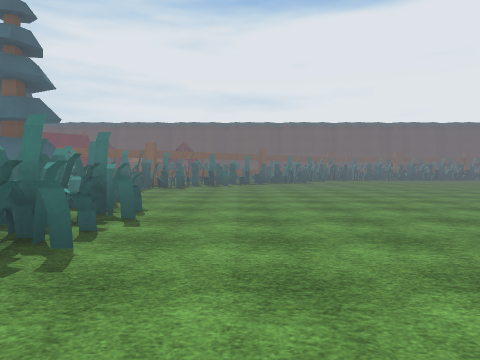
View 1 (above)

24 first-person views from a walk through a 3-D level made in the Unity game engine. The camera is 1.4 m above the floor, tilts 2° down and sees 70° across. The floor is counted in squares, 2 m on a side. Each view is taken from the middle of a square. On the plan, view 1 faces up. The plan holds only what a view shows up to about 11 squares ahead; the rest is blank. The place goes on beyond the plan. The player character is not drawn. Some animated figures are not drawn. Surface patterns are stand-ins for the level's own textures.

View 2
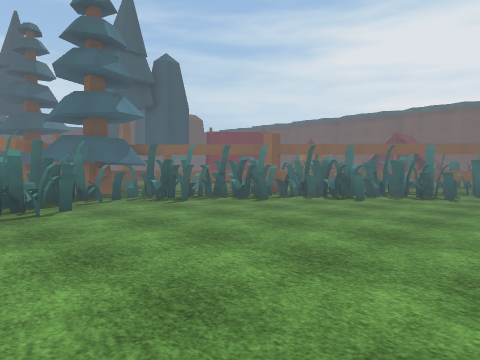

View 3
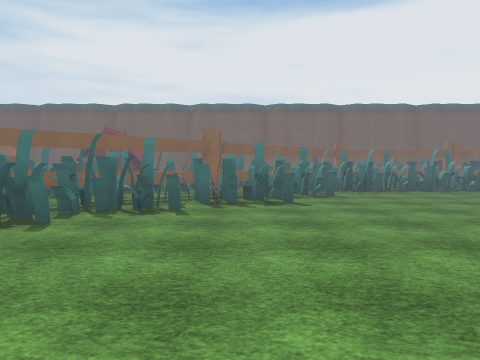

View 4
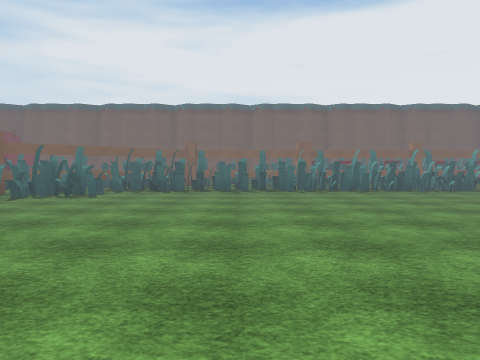

View 5
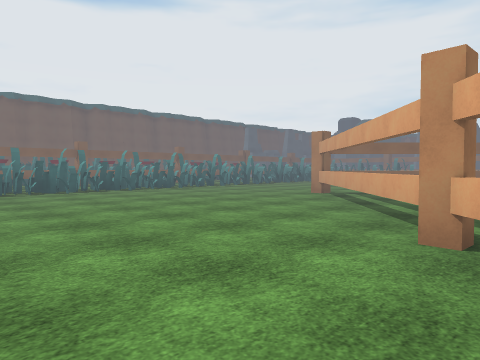

View 6
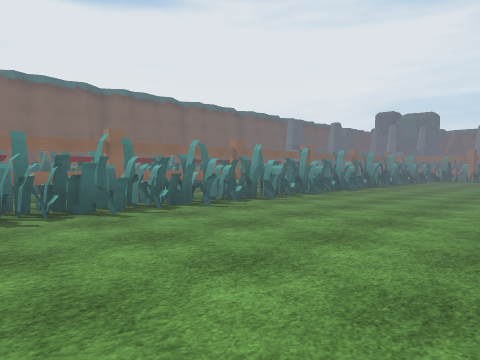

View 7
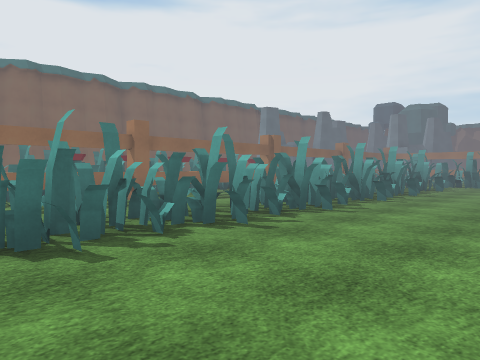

View 8
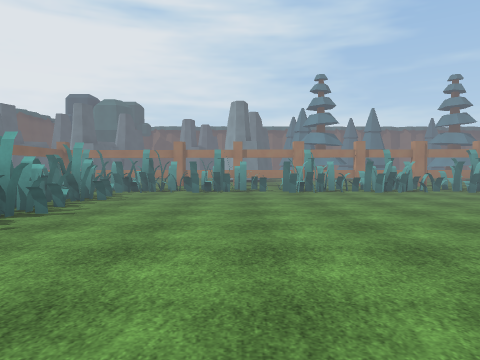

View 9
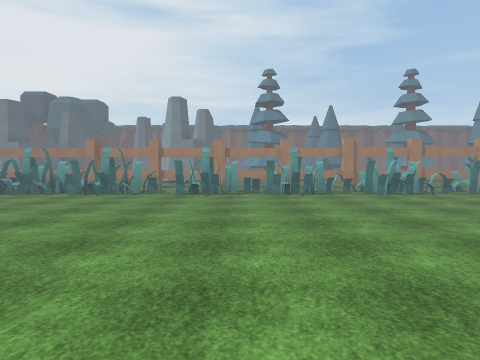

View 10
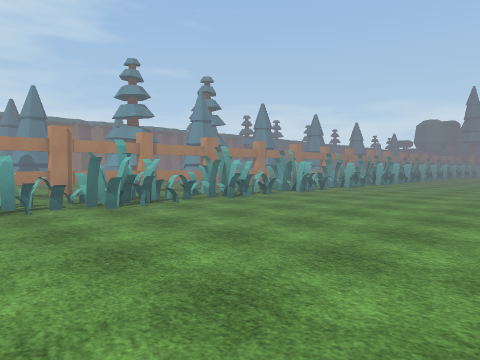

View 11
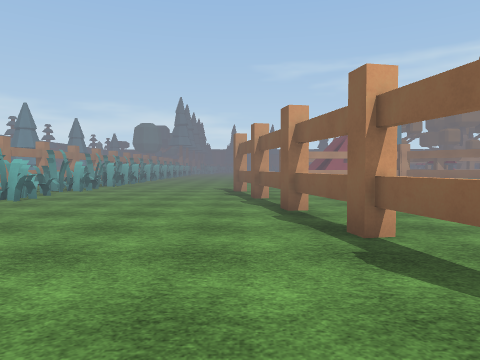

View 12
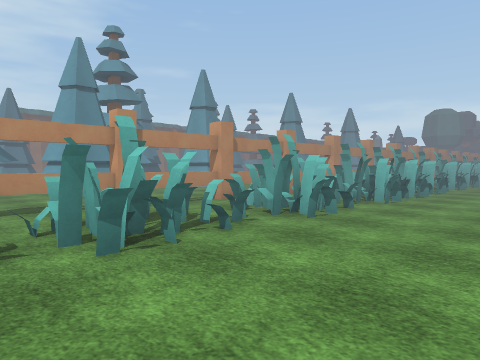

View 13
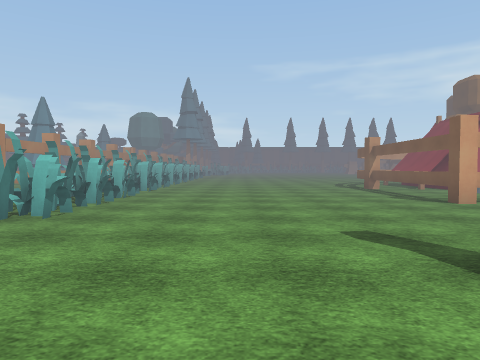

View 14
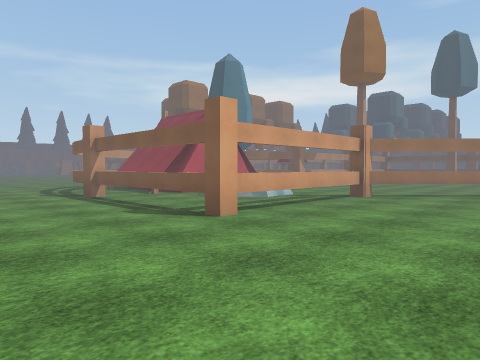

View 15
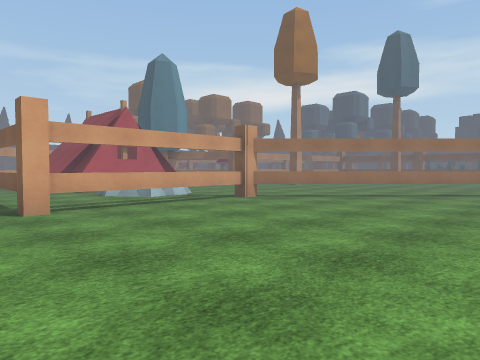

View 16
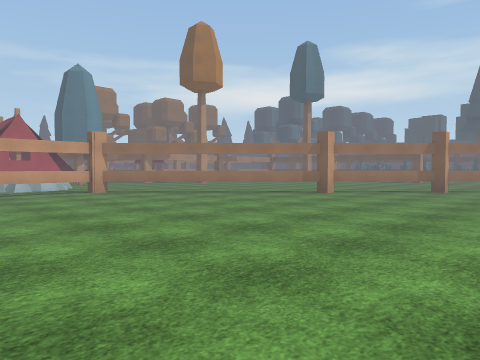

View 17
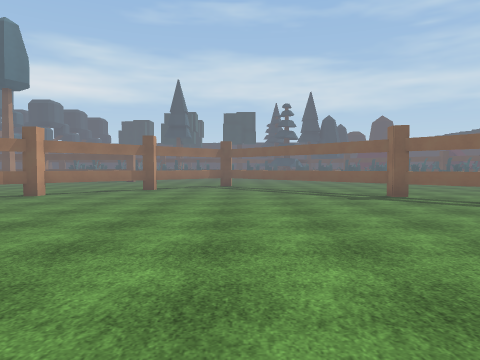

View 18
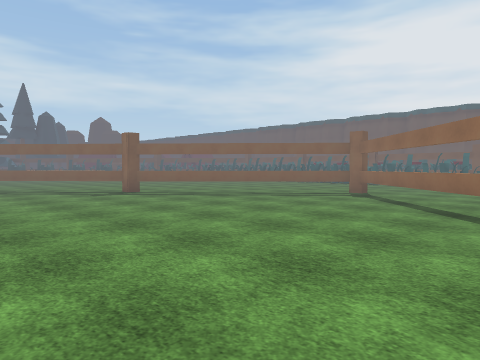

View 19
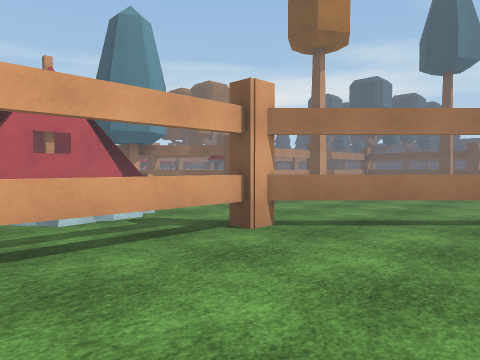

View 20
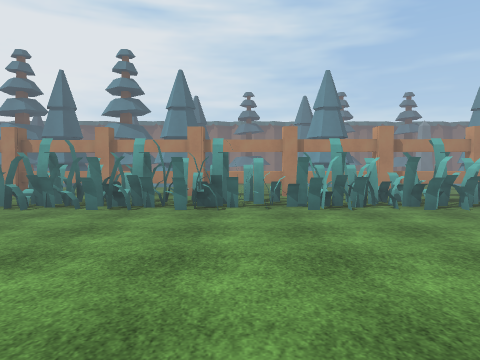

View 21
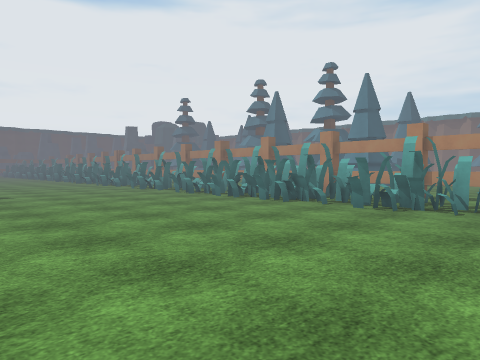

View 22
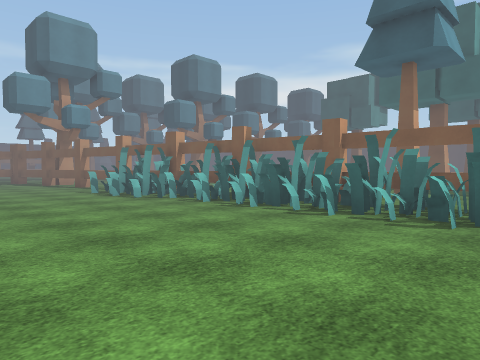

View 23
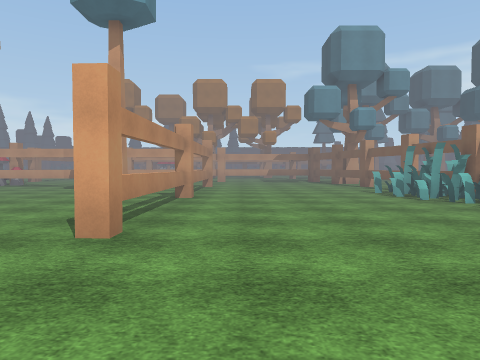

View 24
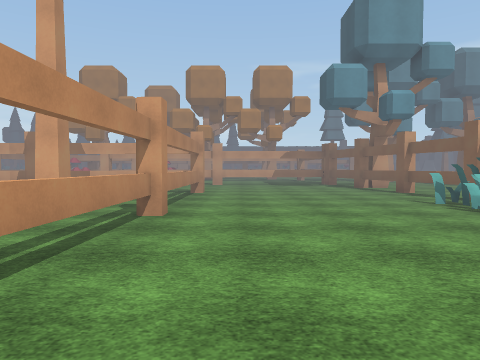

### Floor plan
Key: @ floor where view 1 was taken; # wall or solid block; x gap in a wall; . floor; = window, fence, low wall or low ledge; T pine tree; R rock; H thing the floor can be seen under or through; E tent; A tree; O other object.
Columns run from 6 left of view 1 to 34 right of it. Each row starts with its distance up from view 1.
 22                                     O
 21      OO    OOOOOOOOOOOOOOOOOOOOOO OOOO
 20    OO O O#OOOOOOOOOOOOOOOOOOOOOOOOOOOO
 19   ROO O##OO.OOOO.O.O.OOO.O.OOO.OOOOOOO
 18   ROO ##OOO.........................OO
 17   OOO##OOO..........................OO
 16   OO##OOOO..........................OO
 15    ##OOO..............................
 14   ##OO..................==..........OO
 13  #OOOO.................=xx=.........OO
 12 ##OOO................#=#..H=........OO
 11 TTO.................#=.....H=.......OO #
 10 #TOO...............##.......  ......O....
  9 OOO.......... . ..##.........=......OO.#.
  8 OOOO.........    ##..........==.....OO.=
  7  OOO........     #............#......O.#
  6   OOO......      .............=.....OO.=
  5    OO......      .............#......O.=
  4    OO.....      =.............=.....OO.=.
  3   #OO......     ##............##....OO.=.
  2  .#OO.......     #=............=....OO.#
  1 TT#OO.......     .##H..........#....OO.=.
  0   #OO.@....=.    ...=H..............OO.#.
 -1   OOO.....=#..   ....=H.............OO.=.
 -2   O#O.....=...     ...=H............OO =
 -3    OOO....=....    ....=H...........OO =
 -4    OOO....#.....   .....H====.......OO.=
 -5    OOO....=.A...    ........ =......OO.#
 -6    O#O....=.  ...      .OOO..=......OO.=
 -7     =.....=.   ..         O..=......OO.#.
 -8    .=.....=.           EEEEE.=......OO.=.
 -9    .#.....#====#=   =  EE EE.=......OO.=
-10     =.......        #=A E EE##....   O =

Where each view was taken, in squares from view 1:
view 1: 0 up, 0 right, facing up
view 2: 6 up, 3 right, facing up-left
view 3: 9 up, 2 right, facing up
view 4: 9 up, 8 right, facing up
view 5: 9 up, 10 right, facing up-right
view 6: 14 up, 11 right, facing up-right
view 7: 16 up, 16 right, facing up-right
view 8: 16 up, 20 right, facing right
view 9: 13 up, 21 right, facing right
view 10: 12 up, 24 right, facing down-right
view 11: 11 up, 25 right, facing down
view 12: 5 up, 27 right, facing down-right
view 13: 3 up, 27 right, facing down
view 14: 0 up, 26 right, facing down-left
view 15: 2 up, 24 right, facing down-left
view 16: 6 up, 22 right, facing down-left
view 17: 6 up, 22 right, facing left
view 18: 5 up, 23 right, facing up-left
view 19: 1 down, 21 right, facing down-left
view 20: 6 down, 24 right, facing right
view 21: 10 down, 24 right, facing up-right
view 22: 4 up, 3 right, facing down-left
view 23: 4 up, 3 right, facing down
view 24: 1 up, 3 right, facing down
